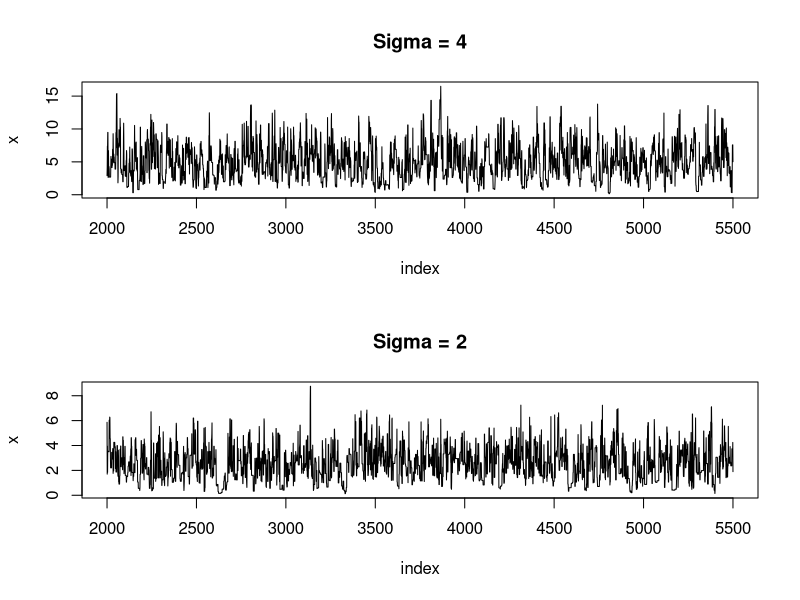
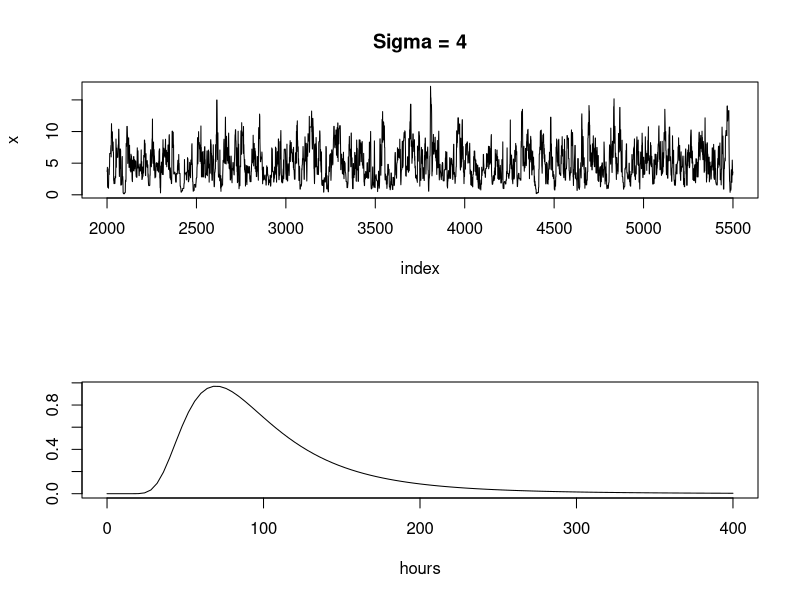
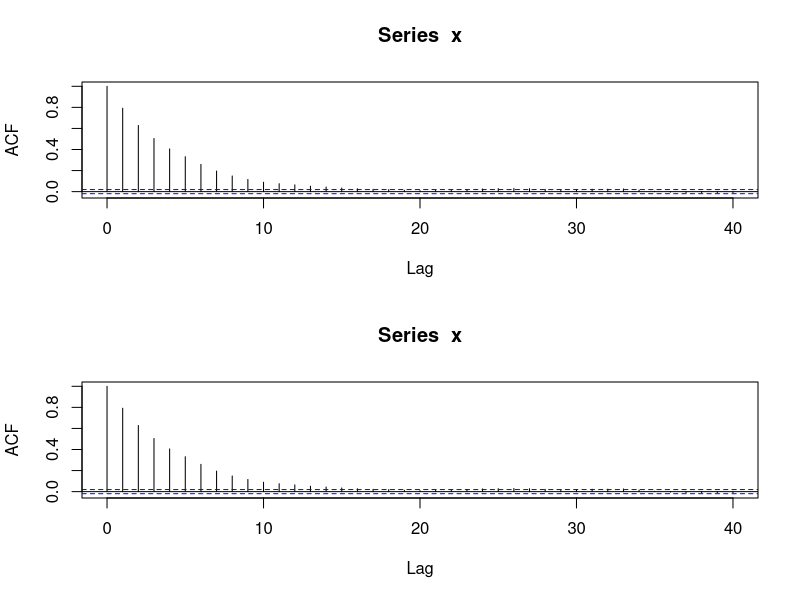
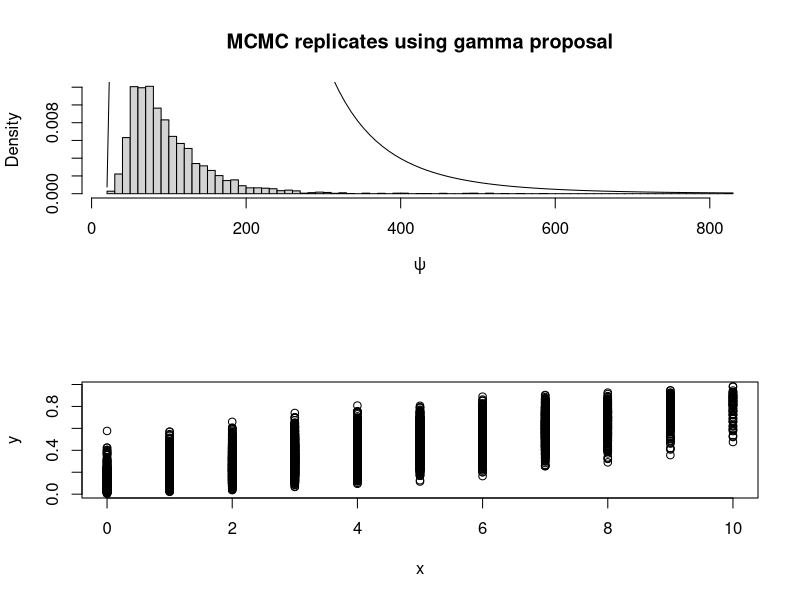
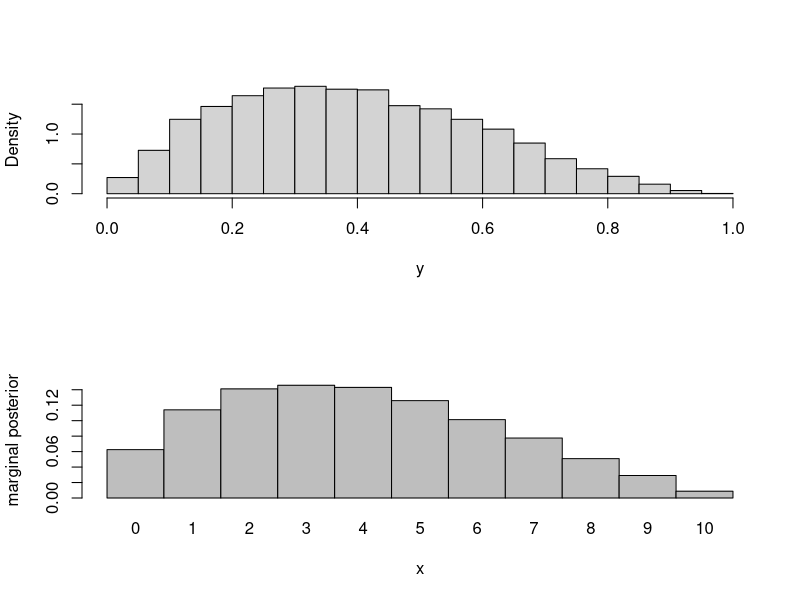
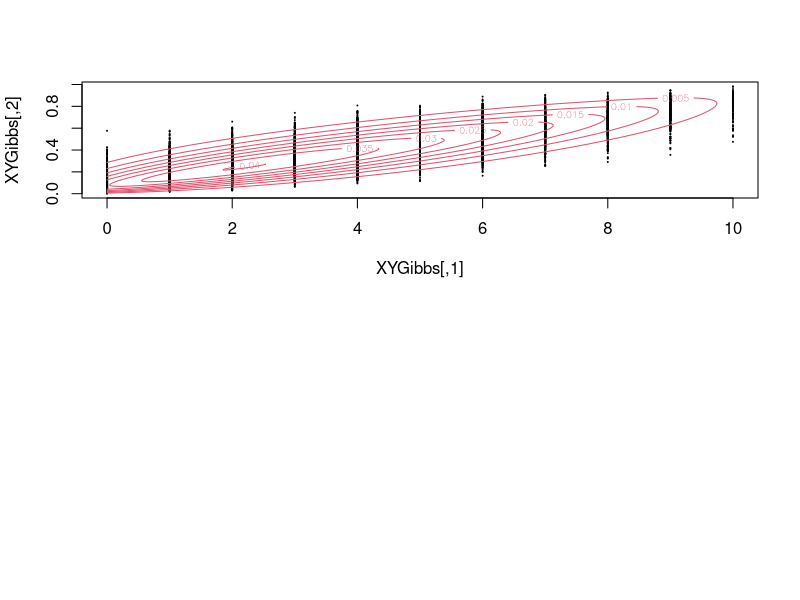
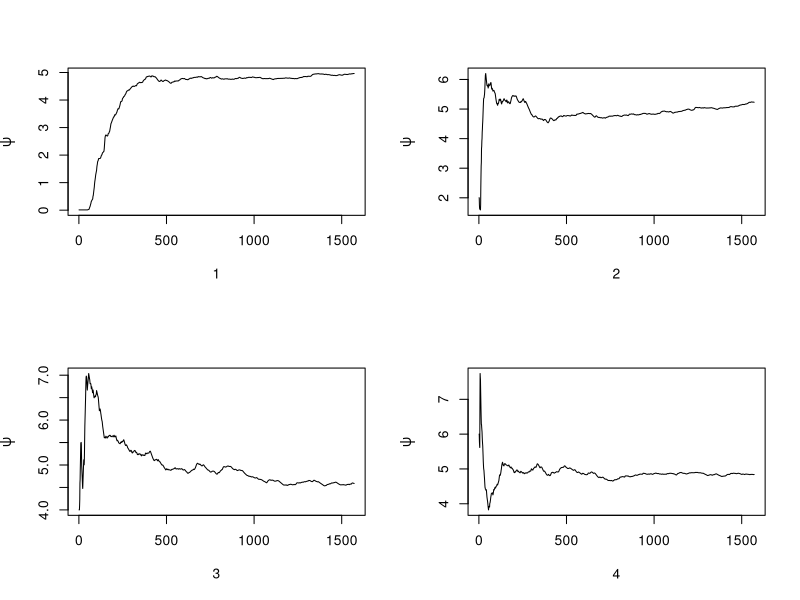
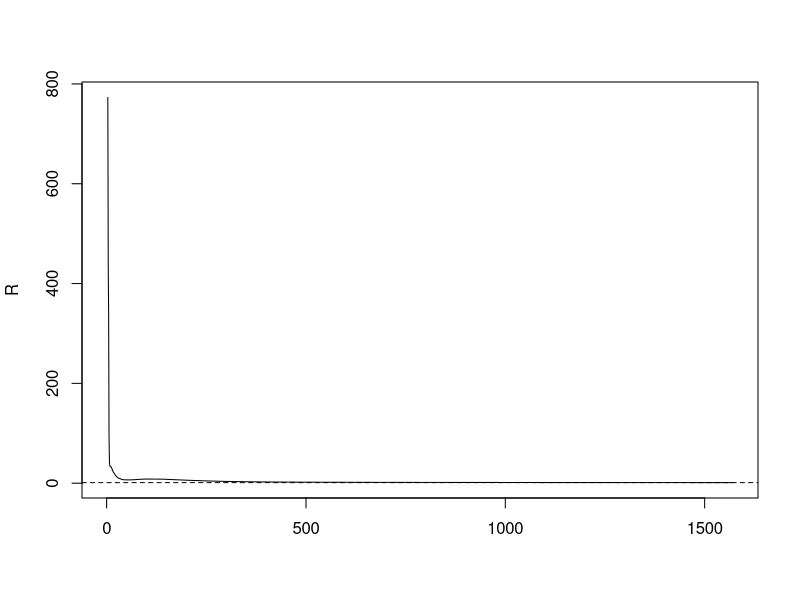

These charts were generated, in order, by the following R code:
## ---- chunk 1
knitr::opts_chunk$set(echo = TRUE)
knitr::opts_chunk$set(
  fig.path = "README_figs/README-11-"
)
library(coda)
set.seed(04162021)
# Ch. 11: 11.1, 11.2, 11.5, 11.10, 11.12 
## ---- chunk 2


f <- function(x, sigma) {
  if (any(x < 0))
    return (0)
  stopifnot(sigma > 0)
  return((x / sigma ^ 2) * exp(-x ^ 2 / (2 * sigma ^ 2)))
}

mc.drayleigh <- function(sigma) {
  m <- 10000
  x <- numeric(m)
  x[1] <- rchisq(1, df = 1)
  k <- 0
  u <- runif(m)
  
  for (i in 2:m) {
    xt <- x[i - 1]
    y <- rchisq(1, df = xt)
    num <- f(y, sigma) * dchisq(xt, df = y)
    den <- f(xt, sigma) * dchisq(y, df = xt)
    if (u[i] <= num / den)
      x[i] <- y
    else {
      x[i] <- xt
      k <- k + 1     #y is rejected
    }
  }
  print(k)
  x
}

# Example 11.1 with sigma = 4
y1 <- mc.drayleigh(4)

# Repeat example 11.1 with sigma = 2
y2 <- mc.drayleigh(2)

par(mfrow=c(2,1))
index <- 2000:5500
plot(index, y1[index], type = "l", main = "Sigma = 4", ylab = "x")
plot(index, y2[index], type = "l", main = "Sigma = 2", ylab = "x")

# range
rbind('(sigma = 4)' = range(y1), "(sigma = 2)" = range(y2))
## ---- chunk 3

gamm.dis <- function(sigma) {
  m <- 10000
  x <- numeric(m)
  x[1] <- rgamma(1, 1, 1)
  k <- 0
  u <- runif(m)
  
  for (i in 2:m) {
    xt <- x[i - 1]
    y <- rgamma(1, shape = xt, rate = 1)
    num <- f(y, sigma) * dgamma(xt, shape = y, rate = 1)
    den <- f(xt, sigma) * dgamma(y, shape = xt, rate = 1)
    if (u[i] <= num / den)
      x[i] <- y
    else {
      x[i] <- xt
      k <- k + 1 #y is rejected
    } 
  } 
  
  print(k)
  x
}

## gamma distribution with sigma = 4
y3 <- gamm.dis(4)

plot(index, y3[index], type = "l", main = "Sigma = 4", ylab = "x")

## ---- chunk 4
f.mu <- function(x) {
  exp(-lbeta(419, 6) + 418 * log(x) - 418 * log(1 + x) - 6 * log(1 + x))
}
curve(f.mu(x), from=0, to=400, xlab="hours", ylab="")

## ---- chunk 5
fr <- function(x, y) {
  a <- 418 * (log(y) - log(x))
  b <- 424 * (log(1 + x) - log(1 + y))
  return(exp(a + b))
}

# MCMC Metropolis-Hastings with gamma proposal
m <- 10000
x <- numeric(m)
a <- 4
x[1] <- rlnorm(1)  #initialize chain
k <- 0
u <- runif(m)
for (i in 2:m) {
  xt <- x[i - 1]
  y <- rgamma(1, shape = a, rate = a / xt)
  r <- fr(xt, y) * dgamma(xt, shape = a, rate = a / y) /
    dgamma(y, shape = a, rate = a / xt)
  if (u[i] <= r)
    x[i] <- y
  else {
    x[i] <- xt
    k <- k + 1     #y is rejected
  }
}

k / m    #proportion rejected
plot(acf(x))

## ---- chunk 6
burnin <- m / 2
X <- x[-(1:burnin)]
hist(
  X,
  prob = TRUE,
  breaks = "scott",
  xlab = bquote(psi),
  main = "MCMC replicates using gamma proposal"
) -> h
curve(f.mu(x), add = TRUE)
i <- which.max(h$density)  #estimating the mode
h$mids[i]

q <- quantile(X, c(.025, .975), type = 1)
round(q, 1)     #hours

HPDi <- function(x, prob = 0.95) {
  ## HPD interval for a single MCMC chain (a vector)
  x <- sort(x)
  n <- length(x)
  m <- floor(prob * n)
  i <- 1:(n - m)
  L <- x[i + m] - x[i]
  best <- which.min(L)
  return (c(lower = x[best], upper = x[best + m]))
}

HPDi(X) 
## ---- chunk 7

df <- function (x, y) {
  # general binomial coefficient
  gamma(n + 1) / (gamma(x + 1) * gamma(n - x + 1))  * y^(x + a - 1) * (1 - y)^(n - x + b - 1)
}

gibbs.sam <-  function(m, a, b, n) {
  X <- matrix(0, nrow = m, ncol = 2)
  for (t in 2:m) {
    y <- X[t - 1, 2]
    X[t, 1] <- rbinom(1, size = n, y) #x|y~bin(n,y)
    x = X[t, 1]
    X[t, 2] <-  rbeta(1, x + a, n - x + b) #y|x~beta(x+a,n-x+b)
  }
  return(X)
} 

m = 10000 #size of chain
b0 = 1000 #burn-in
a = 2
b = 3
n = 10
XYGibbs = gibbs.sam(m, a, b, n)
aftburn = b0 + 1

plot(XYGibbs[aftburn:m, ], xlab = 'x', ylab = 'y')
## ---- chunk 8
hist(
  XYGibbs[aftburn:m, 2],
  prob = T,
  breaks = 'scott',
  main = '',
  xlab = 'y'
)
## ---- chunk 9

xGibbs = XYGibbs[aftburn:m, 1]
fx.hat = table(xGibbs) / length(xGibbs)
round(fx.hat, 3)

barplot(
  fx.hat,
  space = 0,
  ylim = c(0, 0.15),
  xlab = "x",
  ylab = 'marginal posterior',
  main = ''
)

## ---- chunk 10
plot(XYGibbs, cex = 0.1)
xs = seq(from = min(XYGibbs[,1]), to = max(XYGibbs[,1]), length.out = 1000)
ys = seq(from = min(XYGibbs[,2]), to = max(XYGibbs[,2]), length.out = 1000)

zs = t(sapply(xs, function (x) sapply(ys, function (y) df(x, y))))
# plot contour of density for verification.
contour(xs, ys, zs, add = TRUE, col = 2)
## ---- chunk 11
#Defining the function to calculate the G-R statistic
Gelman.Rubin <- function(psi){
  # psi[i,j] is the statistic psi(X[i,1:j])
  # for chain in i-th row of X
  psi <- as.matrix(psi)
  n <- ncol(psi)
  k <- nrow(psi)
  psi.means <- rowMeans(psi)     #row means
  B <- n * var(psi.means)        #between variance est.
  psi.w <- apply(psi, 1, "var")  #within variances
  W <- mean(psi.w)               #within est.
  v.hat <- W*(n-1)/n + (B/n)     #upper variance est.
  r.hat <- v.hat / W             #G-R statistic
  return(r.hat)
}

f <- function(x, sigma){         #function to evaluate the Rayleigh density
  if (any(x < 0)) return (0)
  stopifnot(sigma > 0)
  return((x / sigma^2) * exp(-x^2 / (2*sigma^2)))
}
k <- 4                           #number of chains to generate
sigma <- 4
x <- as.matrix(c(0.01, 2, 4, 6)) #initializing with overdispersed values
ral.chain <- function(x){        #defining a function to generate one iteration of the chains
  xi <- numeric(nrow(x))
  for(i in 1:length(xi)){
    xt <- x[i, ncol(x)]
    y <- rchisq(1, df = xt)      #Using chi square as the proposal distribution
    num <- f(y, sigma) * dchisq(xt, df = y)
    den <- f(xt, sigma) * dchisq(y, df = xt)
    u <- runif(1)
    if (u <= num/den) xi[i] <- y else{
      xi[i] <- xt                #y is rejected
    }
  }
  return(cbind(x,xi))
}
r.hat = 10
while(r.hat >= 1.2){             #continuing the chain till it converges
  x <- ral.chain(x)
  psi <- t(apply(x, 1, cumsum))
  for (i in 1:nrow(psi))
    psi[i,] <- psi[i,] / (1:ncol(psi))
  r.hat <- Gelman.Rubin(psi)
}
b <- ncol(x) 
cbind(b = b, r.hat = r.hat)
## ---- chunk 12
#plot psi for the four chains
par(mfrow = c(2, 2))
for (i in 1:k)
  plot(psi[i, 1:b], type = "l", xlab = i, ylab = bquote(psi))
## ---- chunk 13
par(mfrow = c(1, 1))
#plot the sequence of R-hat statistics
rhat <- rep(0, b)
for (j in 1:b)
  rhat[j] <- Gelman.Rubin(psi[, 1:j])
plot(rhat[1:b], type = "l", xlab = "", ylab = "R")
abline(h = 1.1, lty = 2)

## ---- chunk 14
# now using the coda package to check convergence by the G-R method
x.mcmc <- mcmc.list(as.mcmc(x[1,]),as.mcmc(x[2,]),as.mcmc(x[3,]),as.mcmc(x[4,]))
geweke.diag(x.mcmc)
geweke.plot(x.mcmc)
